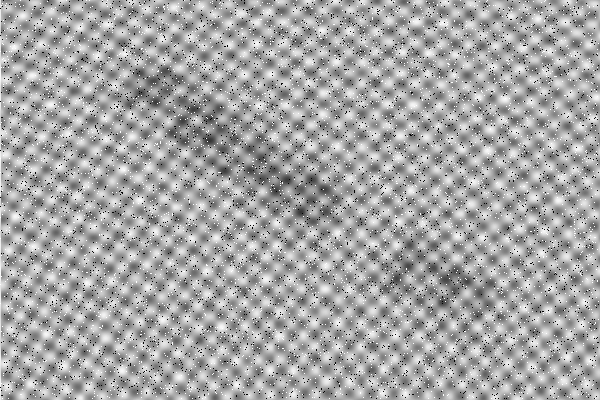
#> input picture p3/Letters-noisy.png, 600 x 400 px
$ jupyter execute Letters.ipynb
#> lines starting #> are read from the running program, lines starting #| are printed output that depends on the picture
# Letters

## Description

Generate an image with the edges of the letters present in this noisy image

## Group ID

Identify your group here, including the number and name of each group's member

[cell 1]
import cv2
# to install cv2 use: pip install opencv-python
import matplotlib.pyplot as plt
import numpy as np

[cell 2]
def binarize_image(image, threshold=127):
    # Convert the image to grayscale if it's not already in grayscale
    if len(image.shape) == 3:
        image = cv2.cvtColor(image, cv2.COLOR_BGR2GRAY)

    # Apply binary thresholding
    _, binary_image = cv2.threshold(image, threshold, 255, cv2.THRESH_BINARY)

    return binary_image

[cell 3]
fname = 'Letters-noisy.png'
img = cv2.imread(fname,cv2.IMREAD_GRAYSCALE)
#> img is the input picture: shape (400, 600); min 0, max 255, mean 166.1
W,H=img.shape
#> W = 400; H = 600
print(img.shape)
#| (400, 600)
ratio=H/W
#> ratio = 1.5
fig = plt.figure(figsize=(8,8*ratio))
plt.imshow(img, cmap='gray')

[cell 4]
fname = 'Letters-noisy.png'
img = cv2.imread(fname,cv2.IMREAD_GRAYSCALE)
img_float32 = np.float32(img)
dft = cv2.dft(img_float32, flags = cv2.DFT_COMPLEX_OUTPUT)
dft_shift = np.fft.fftshift(dft)
magnitude_spectrum = cv2.magnitude(dft_shift[:,:,0],dft_shift[:,:,1])
magnitude_spectrum = 20*np.log(magnitude_spectrum)
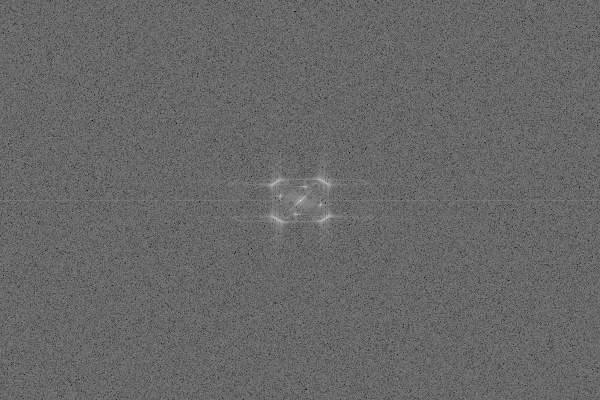
#> magnitude_spectrum: shape (400, 600) float32; min 74.41, max 350, mean 186.8; drawn with min black and max white

fig = plt.figure(figsize=(15,5))
plt.subplot(122),plt.imshow(magnitude_spectrum, cmap = 'gray')
plt.title('Magnitude Spectrum'), plt.xticks([]), plt.yticks([])
plt.show()

[cell 5]
# manually filter high frequencies using our own ILPF
rows, cols = img.shape
#> rows = 400; cols = 600
crow, ccol = rows//2 , cols//2     # center
#> crow = 200; ccol = 300

# create a mask first, center square is 1, remaining all zeros
ILPF_mask = np.zeros((rows, cols, 2), np.uint8)
# filter width and heigth
divider = 24
frows = rows//divider
#> frows = 16
fcols = cols//divider
#> fcols = 25
ILPF_mask[crow-frows:crow+frows, ccol-fcols:ccol+fcols] = (1,1)
#ILPF_mask[crow-30:crow+30, ccol-30:ccol+30] = 1

# apply mask and inverse DFT
dft_masked = dft_shift*ILPF_mask
# do not forget to undo the centering of the transform
dft_masked_ishift = np.fft.ifftshift(dft_masked)
img_back = cv2.idft(dft_masked_ishift)

# img_back should only have real values
# but let's make sure due to rounding and representation errors
img_back = cv2.magnitude(img_back[:,:,0],img_back[:,:,1])
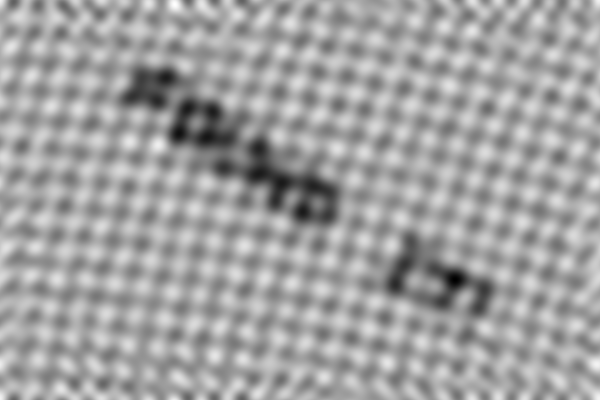
#> img_back: shape (400, 600) float32; min 23184492, max 49525620, mean 39871880; drawn with min black and max white

[cell 6]
# manually filter high frequencies using our own ILPF
rows, cols = img.shape
crow, ccol = rows//2 , cols//2     # center

# create a mask first, center square is 0, remaining all ones
IHPF_mask = np.ones((rows, cols, 2), np.uint8)
# build from ILPF_mask
IHPF_mask = ILPF_mask

# apply mask and inverse DFT
dft_masked = dft_shift*IHPF_mask
# do not forget to undo the centering of the transform
dft_masked_ishift = np.fft.ifftshift(dft_masked)
img_back = cv2.idft(dft_masked_ishift)

# img_back should only have real values
# but let's make sure due to rounding and representation errors
img_back = cv2.magnitude(img_back[:,:,0],img_back[:,:,1])

[cell 7]
# compute the frequency spectrum of the MASKED_DFT,
# just for display purposes
# module of the complex value
filtered_spectrum = cv2.magnitude(dft_masked[:,:,0],dft_masked[:,:,1])
# compute the logarith of magnitude such that smaller values are visible
filtered_spectrum = 20*np.log(filtered_spectrum+0.0001)
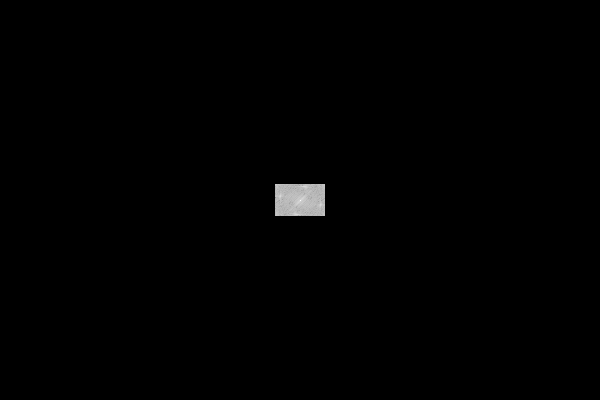
#> filtered_spectrum: shape (400, 600) float32; min -184.2, max 350, mean -181.6; drawn with min black and max white
# compute the frequency spectrum of the MASK,
# just for display purposes
# module of the complex value
mask_spectrum = np.sqrt(np.power(IHPF_mask[:,:,0],2)+np.power(IHPF_mask[:,:,1],2))
# compute the logarith of magnitude such that smaller values are visible
mask_spectrum = 20*np.log(mask_spectrum+0.0001)

[cell 8]
# display the image and the spectrum
fig = plt.figure(figsize=(15,23))
plt.subplot(321),plt.imshow(img, cmap = 'gray')
plt.title('Imput Image'), plt.xticks([]), plt.yticks([])
plt.subplot(322),plt.imshow(magnitude_spectrum, cmap = 'gray')
plt.title('Input Spectrum'), plt.xticks([]), plt.yticks([])
plt.subplot(323),plt.imshow(mask_spectrum, cmap = 'gray')
plt.title('Filter Spectrum'), plt.xticks([]), plt.yticks([])
plt.subplot(325),plt.imshow(img_back, cmap = 'gray')
plt.title('Filtered Image'), plt.xticks([]), plt.yticks([])
plt.subplot(326),plt.imshow(filtered_spectrum, cmap = 'gray')
plt.title('Filtered Spectrum'), plt.xticks([]), plt.yticks([])
plt.show()
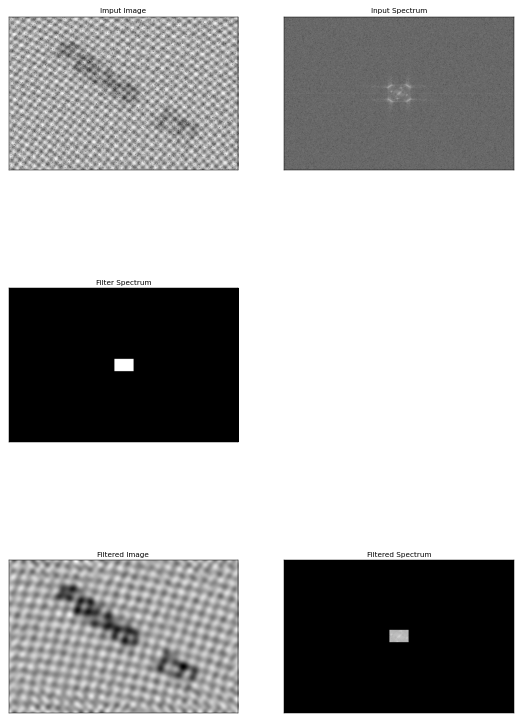
#> figure drawn by matplotlib, 5 panels

[cell 9]
threshold_value = 255

    # Binarize the transformed image
binary_image = binarize_image(img_back, threshold_value)
#> in binarize_image, `_, binary_image = cv2.threshold(image, threshold, 255, cv2.THRESH_BINA..`: binary_image: shape (400, 600) float32; every value is 255

[cell 10]
# OpenCV Local Denoising Filter
denoised_image = cv2.fastNlMeansDenoising(img,None,10,10,20)
fig = plt.figure(figsize=(10,10*ratio))
plt.imshow(binary_image, cmap='gray')

[cell 11]
fig, axes = plt.subplots(1, 2, figsize=(12, 6))
axes[0].imshow(img_back, cmap='gray')
axes[0].set_title('Transformed Image')
axes[1].imshow(binary_image, cmap='gray')
axes[1].set_title('Binarized Image')
plt.show()

[cell 12]
histogram = cv2.calcHist([img_back], [0], None, [256], [0, 256])
#> histogram = 256 values from 0 to 0

# Ensure histogram is a numpy array
histogram = np.squeeze(histogram)

# Normalize the histogram, handling potential division by zero
histogram_sum = histogram.sum()
#> histogram_sum = 0
if histogram_sum > 0:
    histogram /= histogram_sum
else:
    print("Histogram sum is zero. Cannot normalize.")

# Plot the histogram
plt.figure(figsize=(8, 5))
plt.plot(histogram, color='black')
plt.title('Normalized Histogram of Transformed Image')
plt.xlabel('Pixel Intensity')
plt.ylabel('Normalized Frequency')
plt.grid(True)
plt.show()
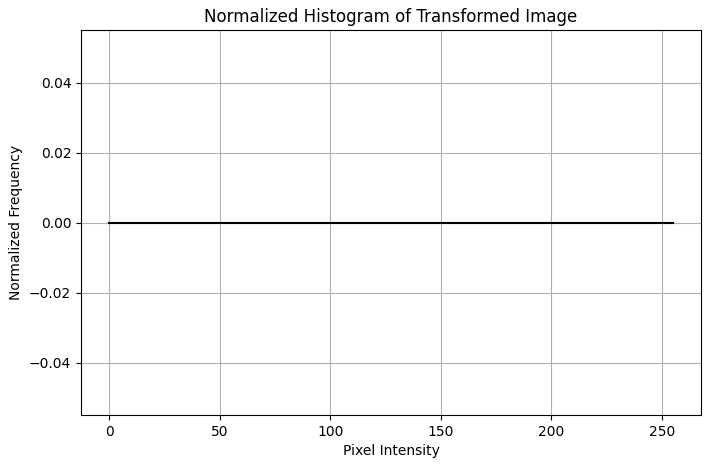
#> figure drawn by matplotlib, 1 panel

$ run again, with p3/image.png copied over p3/Letters-noisy.png
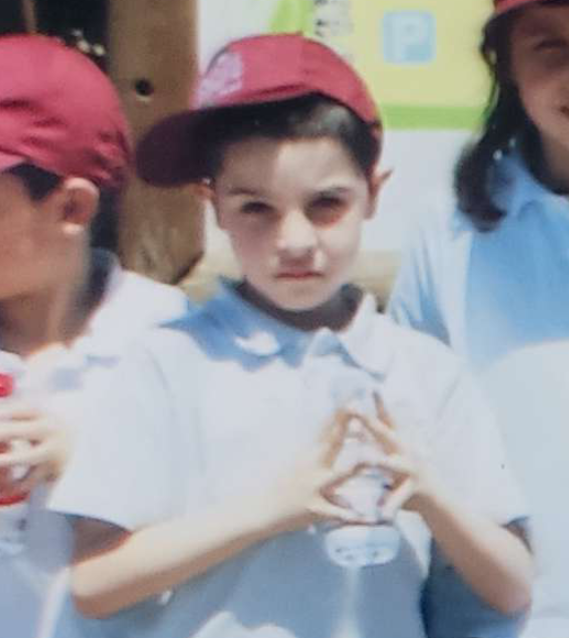
#> input picture p3/image.png, 569 x 638 px
#| (638, 569)
#> `magnitude_spectrum = 20*np.log(magnitude_spectrum)`:
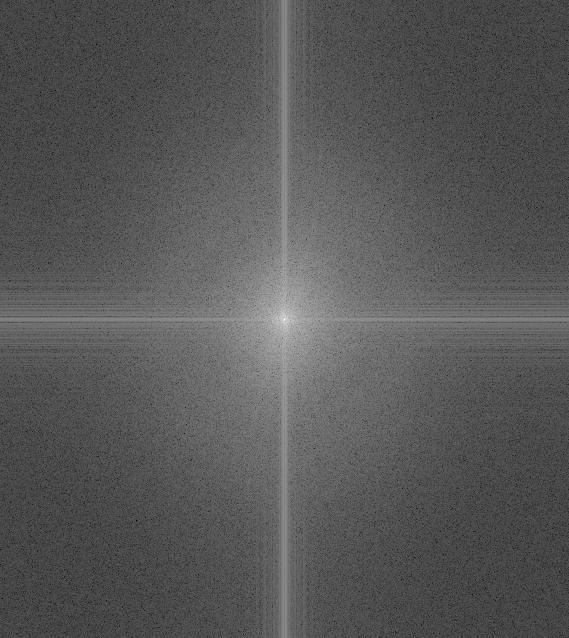
#> magnitude_spectrum: shape (638, 569) float32; min -0.445, max 356.5, mean 122.7; drawn with min black and max white
#> `img_back = cv2.magnitude(img_back[:,:,0],img_back[:,:,1])`:
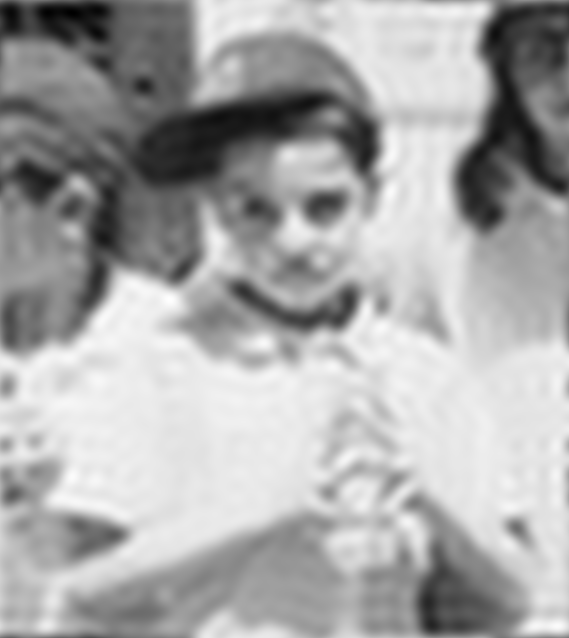
#> img_back: shape (638, 569) float32; min 1084071, max 82787776, mean 55252168; drawn with min black and max white
#> binary_image: shape (638, 569) float32; every value is 255
#> histogram = 256 values from 0 to 0
#> histogram_sum = 0
